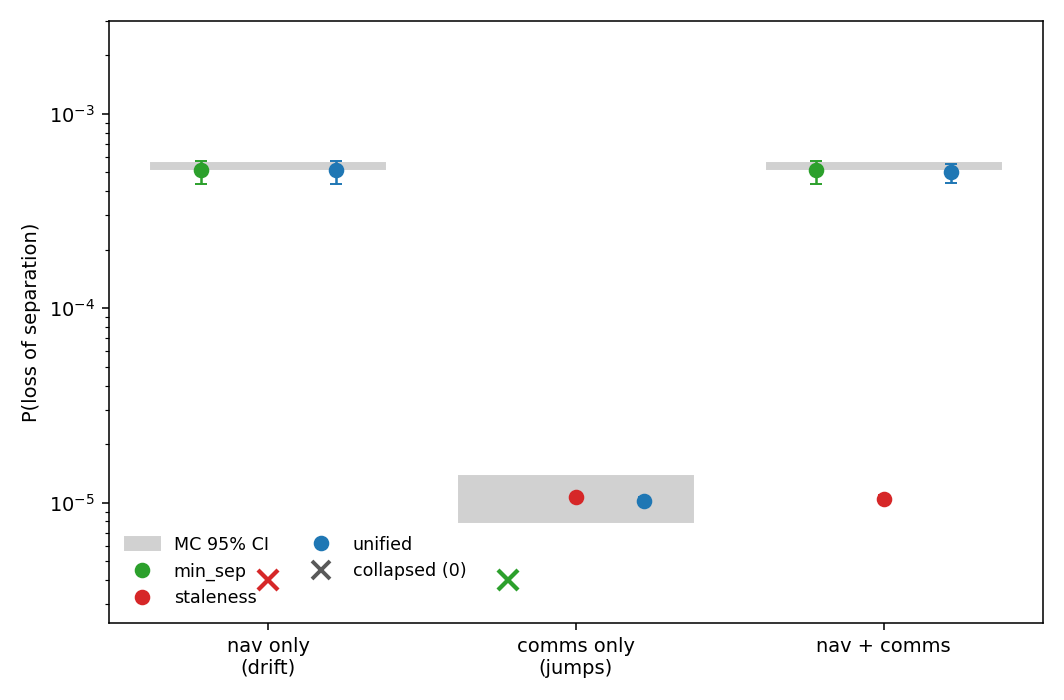

Reproduce this figure in Python.
"""Unified IPS: one importance function that survives nav-drift AND comms-jump rare events.

Motivation (``vault/observations/important-ips-gap.md``, the coordinate matrix). Fixed-effort
multilevel splitting needs an importance coordinate matched to *how* the rare event is driven:

- ``min_sep`` (geometric separation) ladders the **nav** pathway (continuous drift) but is flat until
  CPA, so it **collapses** on the **comms** pathway (a run of dropped updates).
- staleness (consecutive-drop count) ladders the **comms** pathway exactly but is identically zero
  under perfect comms, so it **collapses** on the **nav** pathway.

No *single simple* coordinate unifies them — the note's open question. The Blom–Ma–Bakker lesson
(``blom-comparison/car_ips.py``): splitting works when the shells are nested on the rare-event driver
*and* resampling interleaves with the still-live randomness. So the unifying coordinate is the
**max of the two per-pathway progresses**, a hand-built committor surrogate:

    phi = max( nav_progress , CAP * comm_progress )
      nav_progress  = clip( (d_nominal - min_sep) / (d_nominal - rpz), 0, 1 )   # 1 at LoS
      comm_progress = clip( staleness_running_max / L_crit,           0, 1 )   # blind-run depth

Under perfect comms ``comm_progress == 0`` so ``phi == nav_progress`` (the min_sep ladder); under
perfect nav ``nav_progress`` stays ~0 until a breach so ``phi`` rides ``comm_progress`` (the staleness
ladder); with both on, ``max`` ladders whichever pathway a given particle is advancing along. ``CAP <
1`` reserves ``phi = 1`` for an actual loss of separation, so the deepest shell is the true rare set.

This module builds a minimal encounter with both mechanisms, a brute-force MC ground truth, and a
fixed-effort IPS (mirroring ``opencdarr.ips.ips_once``: fresh per-particle stream per shell, resample
survivors to N, ``P̂ = Π S_k/N``). The validation runs every (coordinate x regime) cell: ``min_sep``
and ``staleness`` each fail one regime (reproducing the matrix), ``unified`` passes all three.

    python blom-comparison/opus4p8_unified_ips.py                 # full 3x3 validation
    python blom-comparison/opus4p8_unified_ips.py --mc-only       # just the MC ground truth
"""

from __future__ import annotations

import argparse
import math
import time
from dataclasses import dataclass
from pathlib import Path
from typing import Literal

import numpy as np

from opencdarr.rng import generator, root_seed_sequence, spawn

Coord = Literal["min_sep", "staleness", "unified"]
Regime = Literal["nav", "comms", "both"]


@dataclass(frozen=True)
class Params:
    """A minimal head-on-ish encounter. A resolver holds the predicted miss distance ``d`` near a
    target ``d_target`` over ``T`` ticks; loss of separation is the true closest approach dropping
    below ``rpz``. Two *structurally different* degradations attack it, deliberately mimicking the
    real sim's coordinate matrix:

    - **nav** (continuous drift): Gaussian error each tick perturbs ``d`` directly, so the geometric
      separation descends with a smooth gradient — ``min_sep`` shells ladder it.
    - **comms** (discrete cliff): a *run* of ``L_crit`` consecutive dropped broadcasts loses the
      resolver — ``d`` collapses by ``breach_penalty`` in one step and stays low. Separation looks
      nominal right up to the breach, then jumps past ``rpz`` — ``min_sep`` is *bimodal* (nominal or
      breached, nothing between), so its intermediate shells hold no partial progress and collapse.
      Only the drop count (staleness) ladders toward this cliff.
    """

    T: int = 60  # control ticks to closest point of approach
    R0: float = 5.0  # initial along-track range [miss units]; closes linearly to 0 at CPA
    rpz: float = 1.0  # loss of separation threshold [miss units]
    d_target: float = 1.5  # resolver's target miss distance (also the nominal safe miss)
    d0: float = 1.5  # initial predicted miss
    k: float = 0.30  # resolver gain pulling d back to target each fresh tick
    sigma_nav: float = 0.10  # nav error std perturbing d per tick (nav pathway)
    rx: float = 0.58  # per-broadcast reception probability (comms pathway); 1.0 = perfect comms
    L_crit: int = 17  # consecutive drops that breach the resolver (comm_progress -> 1)
    breach_penalty: float = 0.9  # one-time miss collapse when a blind run breaches (the cliff)
    cap: float = 0.90  # comm_progress ceiling in the unified coordinate (reserves phi=1 for LoS)

    @property
    def d_nominal(self) -> float:
        return self.d_target


def _flags(regime: Regime) -> tuple[bool, bool]:
    """(nav_on, comms_on) for a regime. ``nav`` = drift only, ``comms`` = drops only, ``both``."""
    return {"nav": (True, False), "comms": (False, True), "both": (True, True)}[regime]


@dataclass
class Cloud:
    """The particle population as parallel arrays. ``t`` is per-particle so a particle can freeze at
    a shell (survivor) while others keep evolving toward it."""

    t: np.ndarray  # tick index per particle
    d: np.ndarray  # true predicted miss distance
    stale: np.ndarray  # current consecutive-drop count
    stale_max: np.ndarray  # running max of stale (monotone comms progress)
    breached: np.ndarray  # has a blind run of L_crit lost the resolver? (one-way)
    min_sep: np.ndarray  # running min geometric separation

    @classmethod
    def start(cls, n: int, p: Params) -> Cloud:
        return cls(
            t=np.zeros(n, dtype=np.int32),
            d=np.full(n, p.d0),
            stale=np.zeros(n, dtype=np.int32),
            stale_max=np.zeros(n, dtype=np.int32),
            breached=np.zeros(n, dtype=bool),
            min_sep=np.full(n, math.hypot(p.R0, p.d0)),
        )

    def take(self, idx: np.ndarray) -> Cloud:
        return Cloud(self.t[idx].copy(), self.d[idx].copy(), self.stale[idx].copy(),
                     self.stale_max[idx].copy(), self.breached[idx].copy(), self.min_sep[idx].copy())

    def nav_progress(self, p: Params) -> np.ndarray:
        return np.clip((p.d_nominal - self.min_sep) / (p.d_nominal - p.rpz), 0.0, 1.0)

    def comm_progress(self, p: Params) -> np.ndarray:
        return np.clip(self.stale_max / p.L_crit, 0.0, 1.0)

    def phi(self, coord: Coord, p: Params) -> np.ndarray:
        if coord == "min_sep":
            return self.nav_progress(p)
        if coord == "staleness":
            return self.comm_progress(p)
        return np.maximum(self.nav_progress(p), p.cap * self.comm_progress(p))

    def is_los(self, p: Params) -> np.ndarray:
        return self.min_sep <= p.rpz


def _step(cloud: Cloud, mask: np.ndarray, p: Params, nav_on: bool, comms_on: bool,
          rng: np.random.Generator) -> None:
    """Advance the masked particles one control tick, in place.

    Fresh comms hold ``d`` toward ``d_target`` (gain ``k``); nav error perturbs ``d`` continuously.
    A run of ``L_crit`` dropped broadcasts *breaches*: the resolver is lost, ``d`` drops by
    ``breach_penalty`` once and no longer self-corrects — a cliff invisible to ``min_sep`` until it
    lands. The two pathways are thus continuous-gradient (nav) vs discrete-cliff (comms)."""
    idx = np.where(mask)[0]
    if idx.size == 0:
        return
    n = idx.size

    heard = (rng.random(n) < p.rx) if comms_on else np.ones(n, dtype=bool)
    cloud.stale[idx[heard]] = 0
    cloud.stale[idx[~heard]] += 1
    cloud.stale_max[idx] = np.maximum(cloud.stale_max[idx], cloud.stale[idx])

    # a blind run reaching L_crit breaches once: the miss collapses and the resolver stops correcting
    newly = (cloud.stale[idx] >= p.L_crit) & (~cloud.breached[idx])
    cloud.breached[idx[newly]] = True
    cloud.d[idx[newly]] -= p.breach_penalty

    lost = cloud.breached[idx]
    correction = np.where(lost, 0.0, p.k * (p.d_target - cloud.d[idx]))  # fresh comms self-correct
    noise = rng.normal(0.0, p.sigma_nav, n) if nav_on else 0.0
    cloud.d[idx] = cloud.d[idx] + correction + noise
    cloud.t[idx] += 1

    rge = p.R0 * np.maximum(0.0, 1.0 - cloud.t[idx] / p.T)  # along-track range closes to 0 at CPA
    sep = np.hypot(rge, cloud.d[idx])
    cloud.min_sep[idx] = np.minimum(cloud.min_sep[idx], sep)


def _evolve(cloud: Cloud, target: float, coord: Coord, p: Params, nav_on: bool, comms_on: bool,
            rng: np.random.Generator) -> None:
    """Evolve every particle until its running ``phi`` reaches ``target`` (survivor) or the encounter
    ends at ``t == T`` (dropped) — in place."""
    while True:
        active = (cloud.phi(coord, p) < target) & (cloud.t < p.T)
        if not active.any():
            break
        _step(cloud, active, p, nav_on, comms_on, rng)


def _run_to_end(cloud: Cloud, p: Params, nav_on: bool, comms_on: bool,
                rng: np.random.Generator) -> None:
    while True:
        active = cloud.t < p.T
        if not active.any():
            break
        _step(cloud, active, p, nav_on, comms_on, rng)


def shells(coord: Coord, p: Params, m: int) -> list[float]:
    """``m`` phi-shells rising to 1.0 (= loss of separation). Front-loaded spacing: the deep
    shells near the rare set need to be finer where survival thins."""
    # geometric-ish rise toward 1 so the tail is well resolved
    xs = np.linspace(0.0, 1.0, m + 1)[1:]
    return [float(x) for x in (1.0 - (1.0 - xs) ** 1.7)]


# ---------------------------------------------------------------------------------------------------
def mc_estimate(p: Params, regime: Regime, n: int, seed: int) -> tuple[float, float, float, int]:
    """Brute-force P(LoS) with a Wilson 95% CI over ``n`` independent encounters."""
    nav_on, comms_on = _flags(regime)
    cloud = Cloud.start(n, p)
    _run_to_end(cloud, p, nav_on, comms_on, generator(root_seed_sequence(seed)))
    k = int(cloud.is_los(p).sum())
    return (*_wilson(k, n), k)


def _wilson(k: int, n: int, z: float = 1.96) -> tuple[float, float, float]:
    if n == 0:
        return (float("nan"), 0.0, 1.0)
    ph = k / n
    denom = 1.0 + z * z / n
    centre = (ph + z * z / (2 * n)) / denom
    half = z * math.sqrt(ph * (1 - ph) / n + z * z / (4 * n * n)) / denom
    return (ph, max(0.0, centre - half), min(1.0, centre + half))


def ips_once(p: Params, regime: Regime, coord: Coord, m: int, n_particles: int,
             seq: np.random.SeedSequence) -> float:
    """One fixed-effort splitting run on ``coord``. ``P̂ = Π_k S_k/N`` (0 if a shell empties)."""
    nav_on, comms_on = _flags(regime)
    cloud = Cloud.start(n_particles, p)
    level = shells(coord, p, m)
    prob = 1.0
    for lseq, target in zip(spawn(seq, len(level)), level, strict=True):
        evolve_s, resample_s = spawn(lseq, 2)
        _evolve(cloud, target, coord, p, nav_on, comms_on, generator(evolve_s))
        survivors = np.where(cloud.phi(coord, p) >= target)[0]
        prob *= survivors.size / n_particles
        if survivors.size == 0:
            return 0.0
        idx = generator(resample_s).integers(0, survivors.size, n_particles)
        cloud = cloud.take(survivors[idx])
    # deepest shell is phi = 1.0 == LoS, so no separate terminal factor is needed
    return prob


def ips_estimate(p: Params, regime: Regime, coord: Coord, m: int, n_particles: int, reps: int,
                 seed: int) -> tuple[float, tuple[float, float], int]:
    """Mean ``P̂`` with a log-space 95% CI over ``reps`` independent replications."""
    probs = [ips_once(p, regime, coord, m, n_particles, s)
             for s in spawn(root_seed_sequence(seed), reps)]
    return float(np.mean(probs)), _log_ci(probs), sum(x == 0.0 for x in probs)


def _log_ci(probs: list[float], z: float = 1.96) -> tuple[float, float]:
    pos = [x for x in probs if x > 0.0]
    if len(pos) < 2 or len(pos) != len(probs):
        return (min(probs), max(probs))
    logs = np.log(pos)
    se = float(np.std(logs, ddof=1)) / math.sqrt(len(logs))
    c = float(np.mean(logs))
    return (math.exp(c - z * se), math.exp(c + z * se))


# ---------------------------------------------------------------------------------------------------
REGIMES: tuple[Regime, ...] = ("nav", "comms", "both")
COORDS: tuple[Coord, ...] = ("min_sep", "staleness", "unified")
# per-coordinate cell: (mean, (lo, hi), n_collapsed, verdict)
Cell = tuple[float, tuple[float, float], int, str]


def _verdict(mean: float, ci: tuple[float, float], n_coll: int, reps: int,
             truth: tuple[float, float, float, int]) -> str:
    if n_coll == reps:
        return "COLLAPSE"
    _, mlo, mhi, _ = truth
    return "PASS" if (ci[0] <= mhi and mlo <= ci[1]) else "FAIL"


def make_figure(path, truth: dict, cells: dict, p: Params) -> None:  # type: ignore[no-untyped-def]
    """P(LoS) per regime (log y): MC 95% band + each coordinate's estimate with its CI."""
    import matplotlib
    matplotlib.use("Agg")
    import matplotlib.pyplot as plt

    from matplotlib.lines import Line2D
    from matplotlib.patches import Patch

    colours = {"min_sep": "#2ca02c", "staleness": "#d62728", "unified": "#1f77b4"}
    offs = {"min_sep": -0.22, "staleness": 0.0, "unified": 0.22}
    floor = 4e-6  # collapsed estimates are drawn here, at the axis floor = "reads zero"
    fig, ax = plt.subplots(figsize=(7.6, 5.0))
    for i, regime in enumerate(REGIMES):
        _, mlo, mhi, _ = truth[regime]
        ax.add_patch(plt.Rectangle((i - 0.38, mlo), 0.76, mhi - mlo, color="0.82", zorder=0))
        for coord in COORDS:
            mean, (lo, hi), n_coll, verdict = cells[coord][regime]
            x = i + offs[coord]
            if verdict == "COLLAPSE":
                ax.plot(x, floor, "x", color=colours[coord], ms=10, mew=2.2, zorder=3)
            else:
                ax.errorbar(x, mean, yerr=[[max(mean - lo, 0)], [max(hi - mean, 0)]], fmt="o",
                            color=colours[coord], ms=7, capsize=3, elinewidth=1.3, zorder=3)
    ax.set_yscale("log")
    ax.set_xticks(range(len(REGIMES)))
    ax.set_xticklabels(["nav only\n(drift)", "comms only\n(jumps)", "nav + comms"])
    ax.set_ylabel("P(loss of separation)")
    ax.set_ylim(floor * 0.6, 3e-3)
    handles = [Patch(color="0.82", label="MC 95% CI")]
    handles += [Line2D([], [], color=colours[c], marker="o", ls="", ms=7, label=c) for c in COORDS]
    handles += [Line2D([], [], color="0.35", marker="x", ls="", ms=9, mew=2, label="collapsed (0)")]
    ax.legend(handles=handles, frameon=False, fontsize=9, ncol=2, loc="lower left")
    fig.tight_layout()
    fig.savefig(path, dpi=140)
    plt.close(fig)


def write_results(path, truth: dict, cells: dict, p: Params, particles: int, shells_: int,  # type: ignore[no-untyped-def]
                  reps: int, mc_n: int) -> None:
    passed = {c: sum(cells[c][r][3] == "PASS" for r in REGIMES) for c in COORDS}
    lines = [
        "# Unified IPS — one coordinate for nav AND comms rare events (opus4p8)",
        "",
        f"Minimal encounter (T={p.T}, rpz={p.rpz}, d_target={p.d_target}); nav = continuous drift "
        f"(sigma_nav={p.sigma_nav}), comms = discrete breach after L_crit={p.L_crit} dropped "
        f"broadcasts (rx={p.rx}). IPS: {reps} reps x {particles} particles x {shells_} shells; "
        f"MC ground truth over {mc_n:,} encounters/regime.",
        "",
        "## MC ground truth (Wilson 95% CI)",
        "",
        "| regime | P(LoS) | 95% CI | events |",
        "| --- | --- | --- | --- |",
    ]
    for r in REGIMES:
        ph, lo, hi, k = truth[r]
        lines.append(f"| {r} | {ph:.3e} | [{lo:.2e}, {hi:.2e}] | {k} |")
    lines += [
        "",
        "## IPS estimate per (coordinate x regime) — PASS = CI overlaps MC",
        "",
        "| coordinate | nav (drift) | comms (jumps) | nav + comms | regimes |",
        "| --- | --- | --- | --- | --- |",
    ]
    for c in COORDS:
        row = []
        for r in REGIMES:
            mean, ci, n_coll, verdict = cells[c][r]
            row.append("collapse" if verdict == "COLLAPSE" else f"{mean:.2e} {verdict}")
        lines.append(f"| `{c}` | {row[0]} | {row[1]} | {row[2]} | **{passed[c]}/3** |")
    lines += [
        "",
        "`min_sep` ladders the continuous nav drift but reads a **structural zero** on the rare "
        "discrete comms pathway (separation is bimodal — nominal or breached — so its intermediate "
        "shells hold no partial progress). It still passes *nav+comms* because nav dominates the "
        "total — confirming the escape-hatch in `important-ips-gap.md`, while failing the pure comms "
        "pathway. `staleness` is the mirror image: it ladders the drop run but is identically zero "
        "under perfect comms, and undercounts *nav+comms* by missing the nav contribution entirely.",
        "",
        "`unified = max(nav_progress, cap*comm_progress)` reduces to each single coordinate in that "
        "coordinate's own regime and ladders whichever pathway a particle is advancing when both are "
        "on, so it tracks MC in **all three** regimes. The Blom lesson made concrete: nest the shells "
        "on the rare-event driver, and when there are two drivers, take the per-pathway max.",
        "",
    ]
    path.write_text("\n".join(lines))


def main() -> None:
    ap = argparse.ArgumentParser(description=__doc__)
    ap.add_argument("--mc-only", action="store_true", help="print only the MC ground truth per regime")
    ap.add_argument("--mc-n", type=int, default=5_000_000, help="MC encounters per regime")
    ap.add_argument("--particles", type=int, default=4000, help="IPS particles per shell")
    ap.add_argument("--shells", type=int, default=14, help="IPS phi-shells")
    ap.add_argument("--reps", type=int, default=12, help="IPS replications for the CI")
    ap.add_argument("--seed", type=int, default=0)
    ap.add_argument("--prefix", default="opus4p8")
    ap.add_argument("--outdir", type=Path, default=Path(__file__).parent)
    a = ap.parse_args()
    p = Params()

    print(f"encounter: T={p.T}, rpz={p.rpz}, d_target={p.d_target}, sigma_nav={p.sigma_nav}, "
          f"rx={p.rx}, L_crit={p.L_crit}")
    print("MC ground truth (Wilson 95% CI):")
    truth: dict[Regime, tuple[float, float, float, int]] = {}
    for regime in REGIMES:
        t0 = time.perf_counter()
        ph, lo, hi, k = mc_estimate(p, regime, a.mc_n, a.seed)
        truth[regime] = (ph, lo, hi, k)
        print(f"  {regime:5}: P(LoS)={ph:.3e}  95%CI[{lo:.3e}, {hi:.3e}]  ({k} events / {a.mc_n}, "
              f"{time.perf_counter() - t0:.0f}s)")
    if a.mc_only:
        return

    print(f"\nIPS: {a.reps} reps x {a.particles} particles x {a.shells} shells")
    header = f"  {'coordinate':10} | {'nav':^24} | {'comms':^24} | {'both':^24}"
    print(header + "\n  " + "-" * (len(header) - 2))
    cells: dict[Coord, dict[Regime, Cell]] = {}
    for coord in COORDS:
        cells[coord] = {}
        row = []
        for regime in REGIMES:
            mean, ci, n_coll = ips_estimate(p, regime, coord, a.shells, a.particles, a.reps, a.seed)
            verdict = _verdict(mean, ci, n_coll, a.reps, truth[regime])
            cells[coord][regime] = (mean, ci, n_coll, verdict)
            row.append(f"{mean:.2e} {verdict:>8}")
        n_pass = sum(cells[coord][r][3] == "PASS" for r in REGIMES)
        print(f"  {coord:10} | " + " | ".join(f"{c:^24}" for c in row) + f"   [{n_pass}/3]")

    print("\nverdict:")
    for coord in COORDS:
        n_pass = sum(cells[coord][r][3] == "PASS" for r in REGIMES)
        tag = "<-- unifies" if coord == "unified" and n_pass == 3 else ""
        print(f"  {coord:10}: {n_pass}/3 regimes  {tag}")

    a.outdir.mkdir(parents=True, exist_ok=True)
    res = a.outdir / f"{a.prefix}_unified_results.md"
    fig = a.outdir / f"{a.prefix}_unified_ips.png"
    write_results(res, truth, cells, p, a.particles, a.shells, a.reps, a.mc_n)
    make_figure(fig, truth, cells, p)
    print(f"\nwrote {res}\nwrote {fig}")


if __name__ == "__main__":
    main()
